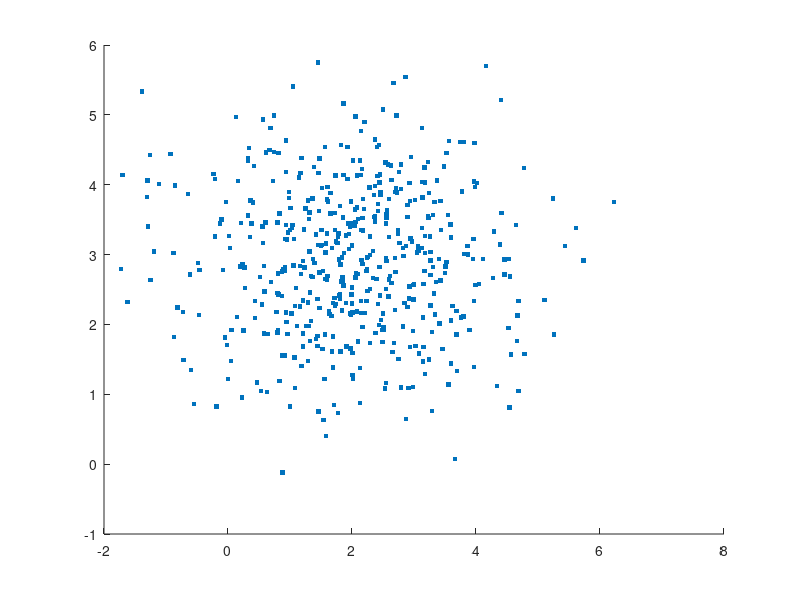

MATLAB code for this plot: (Note: this script raises an error after producing the figure.)
clear all
close all
n_samples = 500; 
mean1 = [1 0]'; sigma1 = [3 2; 2 3]; 
mean2 = [2 3]'; sigma2 = [2 0; 0 1];
sample1=mvnrnd(mean1,sigma1,n_samples);
sample2=mvnrnd(mean2,sigma2,n_samples);
figure
hold on
scatter(sample2(:,1),sample2(:,2),10,'filled','s');
scatter(sample1(:,1),sample1(:,2),'+','g');
PlotEllipse(mean2,sigma2,2,'b');
PlotEllipse(mean1,sigma1,2,'g');
sample3=sample1+sample2;
PlotEllipse(mean1+mean2,sigma1+sigma2,2,'m');
axis([-6 10 -inf inf])
title('Distribution of Sum of two random variable (Blue and Green)');
hold off
figure
scatter(sample3(:,1),sample3(:,2),'*','m');
PlotEllipse(mean2,sigma2,2,'b');
PlotEllipse(mean1,sigma1,2,'g');
PlotEllipse(mean1+mean2,sigma1+sigma2,2,'m');
axis([-6 10 -inf inf])
title('Distribution of Sum of two random variable');

